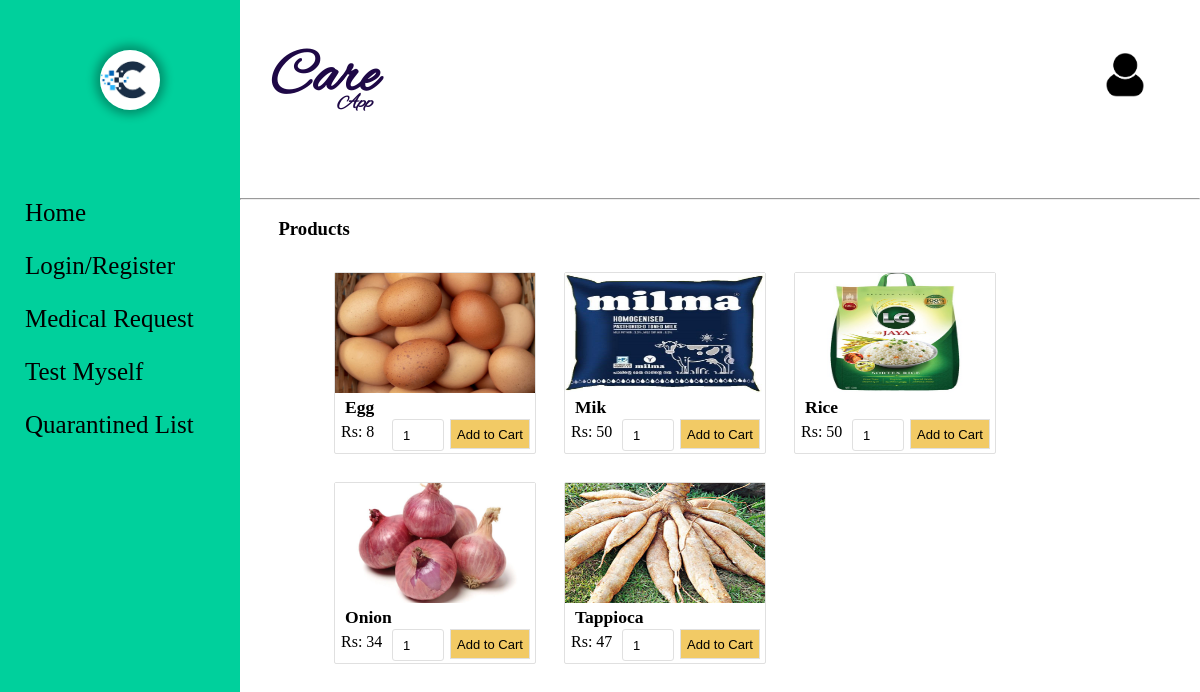
The app's page /Shopping.php, older data.
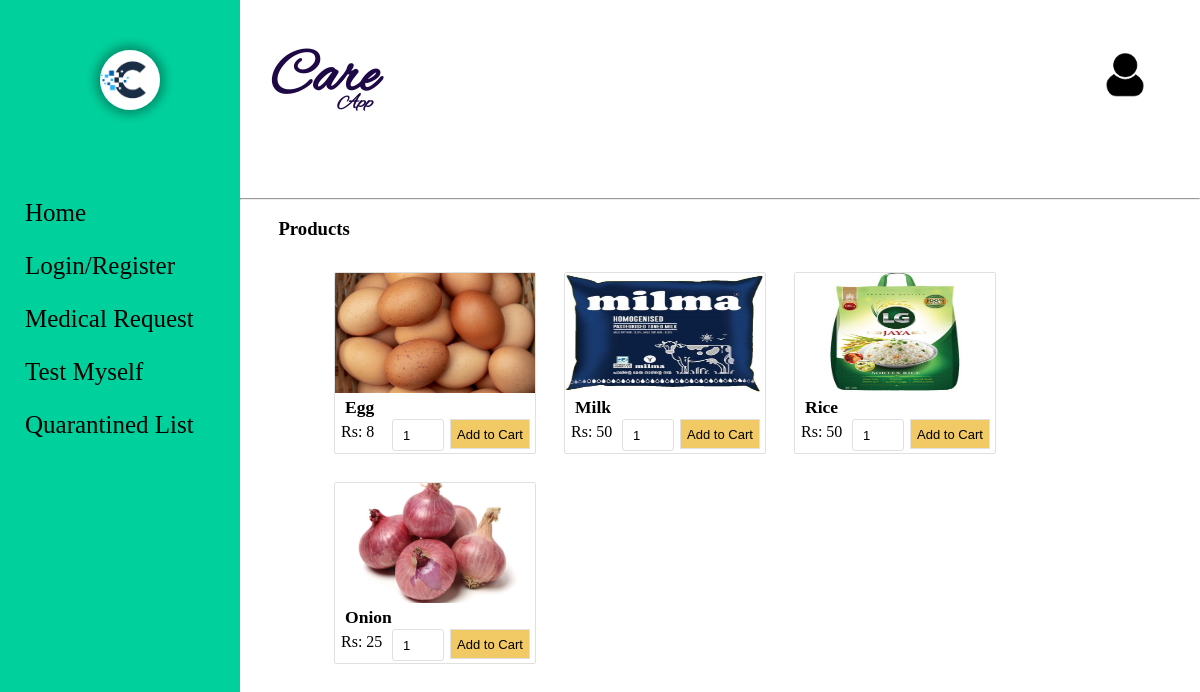
The same page, newer data.
### tables this page shows
CREATE TABLE `product` (
  `P_id` int(5) NOT NULL,
  `name` varchar(20) NOT NULL,
  `price` int(5) NOT NULL,
  `quantity` int(5) NOT NULL,
  `category` varchar(20) NOT NULL,
  `image` varchar(50) NOT NULL,
  `status` tinyint(1) NOT NULL DEFAULT 1
);

### Shopping.php (the view, shortened to what this page needs)
<!DOCTYPE html>
<html lang="en">
<head>
</head>
<body>
	<?php require("Leftbar.php"); ?>
	<div class="right_cont" style="{background-color: rgb(232, 232, 232);}">
		<?php require("Topbar.php"); ?>
		<br><h3 style="margin-left:4%;">Products</h3><br>
		<div class="grid">
			<?php
				$con=mysqli_connect("localhost","root","","care_app")or die("couldn't connect");
				$query="select * from product";
				$result =mysqli_query($con,$query);
				while($row=mysqli_fetch_array($result))
				{?>
					<div class="box">
						<form action="php\addToCart.php?P_id=<?php echo $row['P_id']?>" method="POST" >
							<?php
								$image = $row['image'];
								$image_src = "uploads/".$image;
								?>
							<div class="Pimage"><img src="<?php echo $image_src;  ?>" width="200" height="120" ></div>
							<div class="pname"><h3 ><?php echo $row["name"]; ?></h3></div>
							<div class ="line">
								<div class="pprice"><?php echo "Rs: ".$row["price"]; ?></div>
								<div><input  class="pquantity"type="number" name="quantity" value="1" min="1"/></div>
								<div> <input class="btn" type="submit" value="Add to Cart"  /></div>
							</div>
						</form>
					</div>
					<?php
				}
			?>
		</div>
	</div>
</body>
</html>

Row changes from the older to the newer data that the page shows:
removed product: image (picture), name "Tappioca", price "47"
changed product: name "Mik" → "Milk"
changed product "Onion": price "34" → "25"
